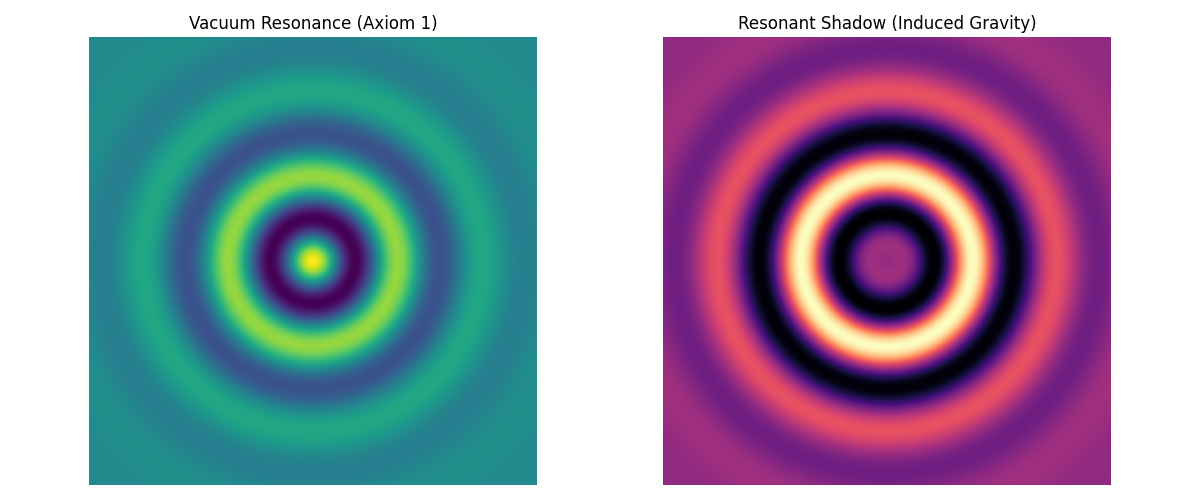

Recreate this plot in Python.
import numpy as np
import matplotlib.pyplot as plt

def plot_shadow():
    size = 200
    x, y = np.meshgrid(np.linspace(-5, 5, size), np.linspace(-5, 5, size))
    r = np.sqrt(x**2 + y**2)
    phi = (1 + np.sqrt(5))/2
    
    # The background "Unity Resonance" of the vacuum
    vacuum = np.cos(r * phi * 2) * np.exp(-r**2 / 10)
    
    # The "Shadow" cast by a central mass (Axiom 12)
    mass_shadow = np.exp(-r**2 / 1.5)
    induced_gravity = vacuum * (1 - mass_shadow)
    
    plt.figure(figsize=(12, 5))
    
    plt.subplot(1, 2, 1)
    plt.imshow(vacuum, cmap='viridis')
    plt.title("Vacuum Resonance (Axiom 1)")
    plt.axis('off')
    
    plt.subplot(1, 2, 2)
    plt.imshow(induced_gravity, cmap='magma')
    plt.title("Resonant Shadow (Induced Gravity)")
    plt.axis('off')
    
    plt.tight_layout()
    plt.savefig("simulations/resonance_shadowing.png")
    print("Visual generated: simulations/resonance_shadowing.png")

if __name__ == "__main__":
    plot_shadow()
